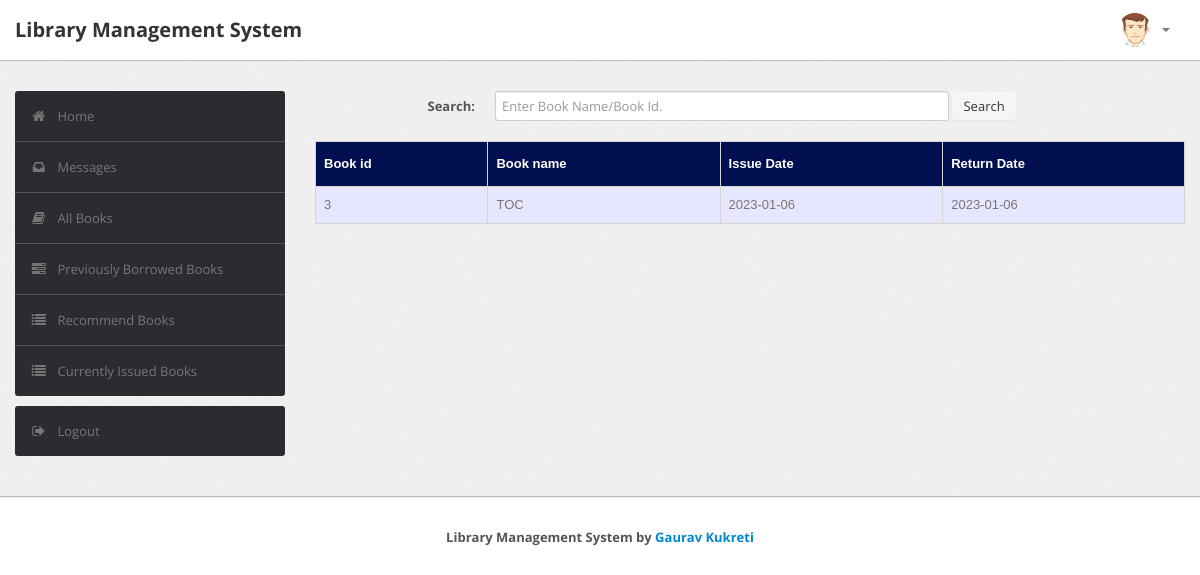
Screenshot of /student/history.php (signed in) with the database file from the repository.
### tables this page shows
CREATE TABLE `record` (
  `RollNo` varchar(50) NOT NULL,
  `BookId` int(10) NOT NULL,
  `Date_of_Issue` date DEFAULT NULL,
  `Due_Date` date DEFAULT NULL,
  `Date_of_Return` date DEFAULT NULL,
  `Dues` int(10) DEFAULT NULL,
  `Renewals_left` int(10) DEFAULT NULL,
  `Time` time DEFAULT NULL
);

CREATE TABLE `book` (
  `BookId` int(10) NOT NULL,
  `Title` varchar(50) DEFAULT NULL,
  `Publisher` varchar(50) DEFAULT NULL,
  `Year` varchar(50) DEFAULT NULL,
  `Availability` int(5) DEFAULT NULL
);

### student/history.php (the view, shortened to what this page needs)
<?php
require('dbconn.php');
?>
<?php
if ($_SESSION['RollNo']) {
    ?>
<!DOCTYPE html>
<html lang="en">
    <head>
        <link type="text/css" href="bootstrap/css/bootstrap.min.css" rel="stylesheet">
        <link type="text/css" href="bootstrap/css/bootstrap-responsive.min.css" rel="stylesheet">
        <link type="text/css" href="css/theme.css" rel="stylesheet">
        <link type="text/css" href="images/icons/css/font-awesome.css" rel="stylesheet">
    </head>
    <body>
        <div class="navbar navbar-fixed-top">
            <div class="navbar-inner">
                <div class="container">
                        <a class="brand" href="index.php">Library Management System </a>
                    <div class="nav-collapse collapse navbar-inverse-collapse">
                        <ul class="nav pull-right">
                            <li class="nav-user dropdown"><a href="#" class="dropdown-toggle" data-toggle="dropdown">
                                <img src="images/user.png" class="nav-avatar" />
                                <b class="caret"></b></a>
                            </li>
                        </ul>
                    </div>
                </div>
            </div>
        </div>
        <div class="wrapper">
            <div class="container">
                <div class="row">
                    <div class="span3">
                        <div class="sidebar">
                            <ul class="widget widget-menu unstyled">
                                <li class="active"><a href="index.php"><i class="menu-icon icon-home"></i>Home
                                </a></li>
                                 <li><a href="message.php"><i class="menu-icon icon-inbox"></i>Messages</a>
                                </li>
                                <li><a href="book.php"><i class="menu-icon icon-book"></i>All Books </a></li>
                                <li><a href="history.php"><i class="menu-icon icon-tasks"></i>Previously Borrowed Books </a></li>
                                <li><a href="recommendations.php"><i class="menu-icon icon-list"></i>Recommend Books </a></li>
                                <li><a href="current.php"><i class="menu-icon icon-list"></i>Currently Issued Books </a></li>
                            </ul>
                            <ul class="widget widget-menu unstyled">
                                <li><a href="logout.php"><i class="menu-icon icon-signout"></i>Logout </a></li>
                            </ul>
                        </div>
                    </div>
                    <div class="span9">
                        <form class="form-horizontal row-fluid" action="history.php" method="post">
                                        <div class="control-group">
                                            <label class="control-label" for="Search"><b>Search:</b></label>
                                            <div class="controls">
                                                <input type="text" id="title" name="title" placeholder="Enter Book Name/Book Id." class="span8" required>
                                                <button type="submit" name="submit"class="btn">Search</button>
                                            </div>
                                        </div>
                                    </form>
                                    <br>
                                    <?php
                                    $rollno = $_SESSION['RollNo'];
                                    if(isset($_POST['submit']))
                                        {$s=$_POST['title'];
                                            $sql="select * from lms.record,lms.book where RollNo = '$rollno' and Date_of_Issue is NOT NULL and Date_of_Return is NOT NULL and book.Bookid = record.BookId and (record.BookId='$s' or Title like '%$s%')";
                                        }
                                    else
                                        $sql="select * from lms.record,lms.book where RollNo = '$rollno' and Date_of_Issue is NOT NULL and Date_of_Return is NOT NULL and book.Bookid = record.BookId";
                                    $result=$conn->query($sql);
                                    $rowcount=mysqli_num_rows($result);
                                    if(!($rowcount))
                                    	echo "<br><center><h2><b><i>No Results</i></b></h2></center>";
                                    else
                                    {
                                    ?>
                        <table class="table" id = "tables">
                                  <thead>
                                    <tr>
                                      <th>Book id</th>
                                      <th>Book name</th>
                                      <th>Issue Date</th>
                                      <th>Return Date</th>
                                    </tr>
                                  </thead>
                                  <tbody>
                                <?php
                            while($row=$result->fetch_assoc())
                            {
                                $bookid=$row['BookId'];
                                $name=$row['Title'];
                                $issuedate=$row['Date_of_Issue'];
                                $returndate=$row['Date_of_Return'];
                            ?>
                                    <tr>
                                      <td><?php echo $bookid ?></td>
                                      <td><?php echo $name ?></td>
                                      <td><?php echo $issuedate ?></td>
                                      <td><?php echo $returndate ?></td>
                                    </tr>
                            <?php }} ?>
                                    </tbody>
                                </table>
                    </div>
                </div>
            </div>
        </div>
        <div class="footer">
            <div class="container" style="display: flex; justify-content: center; align-items: center;">
                <b>Library Management System by <a target="_blank" href="https://github.com/GauravKukreti">Gaurav
                        Kukreti</a></b>
            </div>
        </div>
    </body>
</html>
<?php }
else {
    echo "<script type='text/javascript'>alert('Access Denied!!!')</script>";
} ?>

### student/css/theme.css (style rules this page uses)
#tables { font-family: "Trebuchet MS", Arial, Helvetica, sans-serif; border-collapse: collapse; width: 100%; }
#tables td, #tables th { border: 1px solid #ddd; padding: 8px; }
#tables tr:nth-child(odd) { background-color: #e6e6ff; }
#tables th { padding-top: 12px; padding-bottom: 12px; text-align: left; background-color: #000F50; color: white; }
body { font-size: 13px; font-family: 'Open Sans', Arial, sans-serif; background: #fff; color: #777 }
strong, b { color: #555 }
.wrapper { background: url(../images/bg.png) #eee; border-bottom: 1px solid #bbb; -webkit-box-shadow: 0 1px 2px rgba(0,0,0,0.1); -moz-box-shadow: 0 1px 2px rgba(0,0,0,0.1); box-shadow: 0 1px 2px rgba(0,0,0,0.1); padding: 30px 0 }
.footer { color: #999; padding: 30px 0 60px }
form { margin: 0 }
select, textarea, input[type="text"], input[type="password"], input[type="datetime"], input[type="datetime-local"], input[type="date"], input[type="month"], input[type="time"], input[type="week"], input[type="number"], input[type="email"], input[type="url"], input[type="search"], input[type="tel"], input[type="color"], .uneditable-input, label, input, button, select, textarea { -webkit-border-radius: 3px; -moz-border-radius: 3px; border-radius: 3px; font-size: 13px; font-family: 'Open Sans', Tahoma, Arial, sans-serif }
body [class^="icon-"], body [class*=" icon-"] { font-size: 14px; line-height: 20px; height: 20px }
.form-horizontal .control-group, .form-vertical .control-group { margin-bottom: 0 }
.navbar { position: static!important; margin: 0!important }
.navbar .navbar-inner { background: #fff; border-bottom: 1px solid #bbb; -webkit-box-shadow: 0 1px 2px rgba(0,0,0,0.15); -moz-box-shadow: 0 1px 2px rgba(0,0,0,0.15); box-shadow: 0 1px 2px rgba(0,0,0,0.15) }
.navbar .brand { color: #333; font-weight: bold; font-size: 20px; margin-right: 20px; padding: 20px }
.navbar .nav>li>a { padding: 20px 15px; font-weight: bold; color: #777 }
.nav-user>a { height: 20px }
.nav-avatar { width: 34px; height: 34px; margin: -7px 5px 0 0; -webkit-border-radius: 50%; -moz-border-radius: 50%; border-radius: 50% }
.btn, .btn-box { -webkit-border-radius: 3px; -moz-border-radius: 3px; border-radius: 3px }
.btn { font-size: 13px; font-weight: 600 }
.btn { display: inline-block; margin-bottom: 0; font-weight: 400; text-align: center; vertical-align: middle; cursor: pointer; background-image: none; border: 1px solid transparent; white-space: nowrap; padding: 4px 10px; font-size: 13px; line-height: 1.42857; border-radius: 4px; -webkit-user-select: none; -moz-user-select: none; -ms-user-select: none; user-select: none }
.table { margin-bottom: 0 }
.table th, .table td { border-color: #d5d5d5!important }
.widget-menu { background: #fff; -webkit-border-radius: 3px; -moz-border-radius: 3px; border-radius: 3px; overflow: hidden }
.widget-menu a { color: #555; display: block; line-height: 20px; padding: 15px; text-decoration: none!important }
.widget-menu .menu-icon { margin-right: 10px; color: #767676; -webkit-transition: all .2s ease-in-out; -moz-transition: all .2s ease-in-out; transition: all .2s ease-in-out; }
.widget-menu>li+li { border-top: 1px solid #555 }
.widget-menu>li>a { background-color: #2d2b32; color: #767676; -webkit-transition: all .2s ease-in-out; -moz-transition: all .2s ease-in-out; transition: all .2s ease-in-out; }

### rows the page displays
record: BookId.BookId "3", BookId.Title "TOC", Date_of_Issue "2023-01-06", Date_of_Return "2023-01-06"
